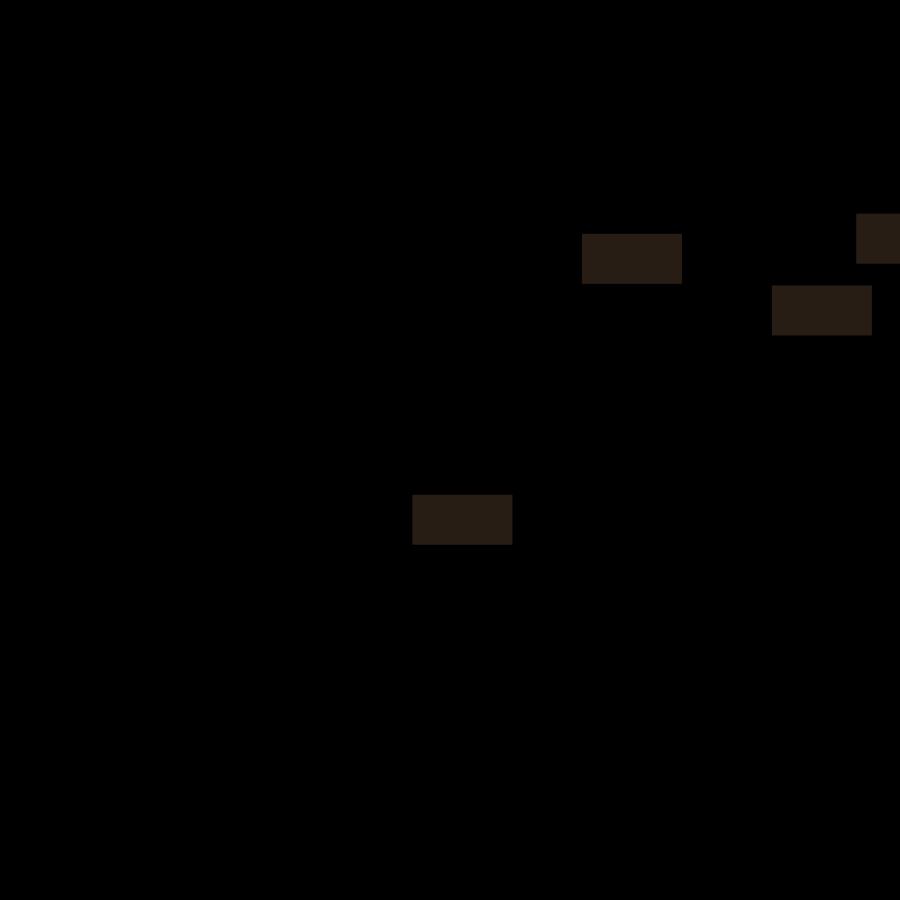
Frame 1 (no input)
Frame 60 (the mouse pressed at the canvas centre just before this capture): identical to frame 1, image omitted
Frame 120 (the mouse held since frame 60 and released just before this capture): identical to frame 1, image omitted

The Processing sketch that drew this single still picture (run headless with seeded random() and noise(); from frame 60 on, the mouse is pressed at the canvas centre):

// Processing sketch: Mouse_Clicking_Tester
// ── Mouse_Clicking_Tester.pde

Buttons[] button;
float pos_x,pos_y,dim_w,dim_h;
int colorR,colorG,colorB,colorAlpha;
int buttonCount = 4;


void setup(){
  size(900, 900);
  button = new Buttons[buttonCount];
  for (int i = 0; i < button.length; i++){
     pos_x = random(-width/2, width/2);
     pos_y = random(-height/2, height/2);
     dim_w = 100;
     dim_h = 50;
     colorR = 200;
     colorG = 150;
     colorB = 100;
     colorAlpha = 50;
     button[i] = new Buttons(pos_x, pos_y, dim_w, dim_h, 
                             colorR, colorG, colorB, 
                             colorAlpha);
  }
}

void draw(){
  background(0);
  translate(width/2, height/2);
  
  for (int i = 0; i < button.length; i++){
    button[i].buttonDisplay();
  }
  float mouseXrel = map(mouseX, 0,width, -width/2, width/2);
  float mouseYrel = map(mouseY, 0,height, -height/2, height/2);
  for (int i = 0; i < button.length; i++){
    if ((mousePressed == true) && (mouseButton == LEFT) && 
        mouseXrel > button[i].x && 
        mouseXrel < button[i].x + button[i].w && 
        mouseYrel > button[i].y &&
        mouseYrel < button[i].y + button[i].h){
  
        fill(255,255,255);
        rect(button[i].x, button[i].y, button[i].w, button[i].h);
    }
  }
  
 
}

// ── Buttons.pde
class Buttons {
  float x,y,w,h;
  float R,G,B, alpha;
  
  Buttons(float x_, float y_, float w_, 
          float h_, int R_, int G_, int B_, int alpha_){
    x = x_;
    y = y_;
    w = w_;
    h = h_;
    R = R_;
    G = G_;
    B = B_;
    alpha = alpha_;
    
    
  }
  
  void buttonDisplay(){
    noStroke();
    fill(R, G, B, alpha);
    rect(x,y,w,h);
  }
}
